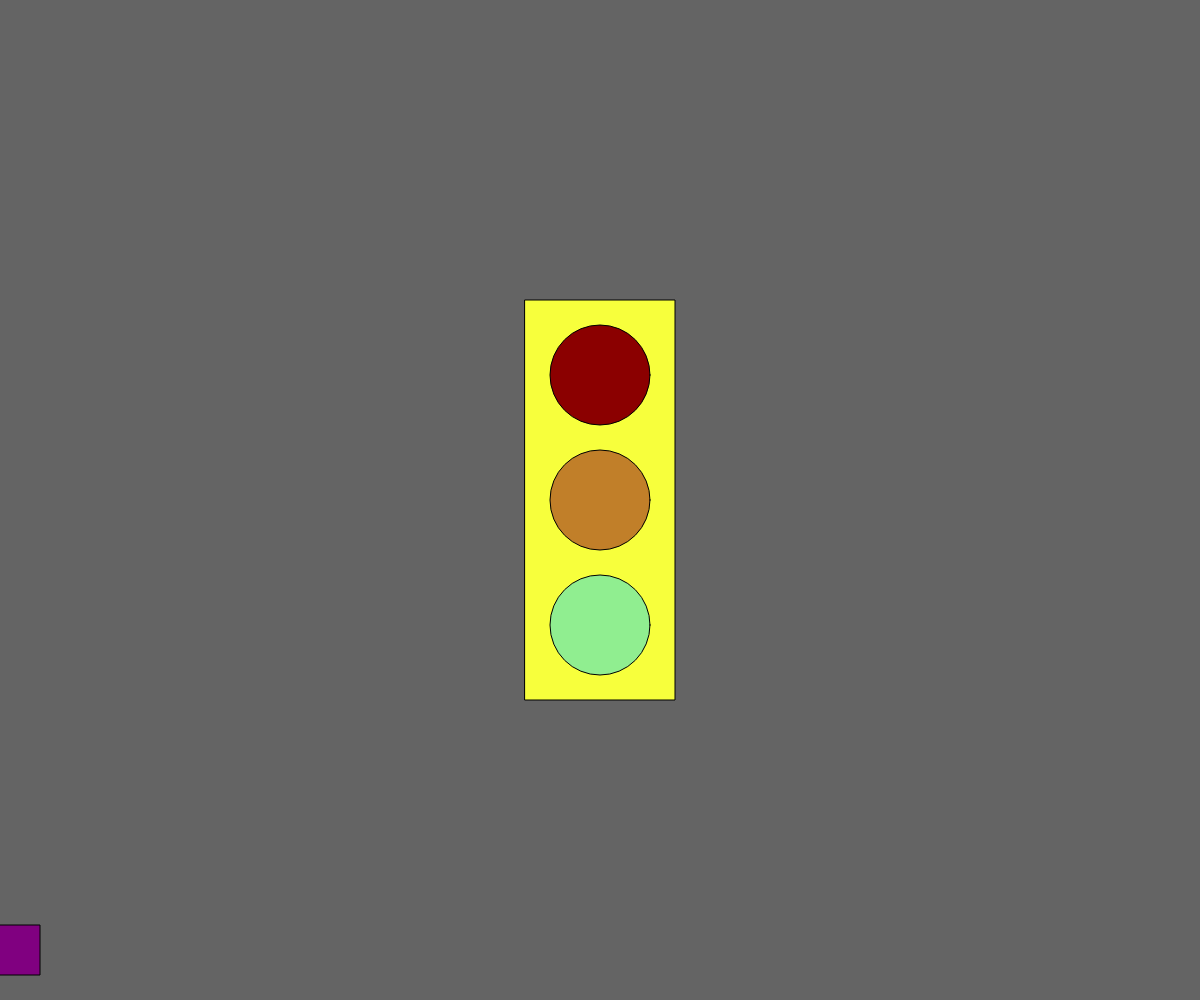
Frame 1 (no input)
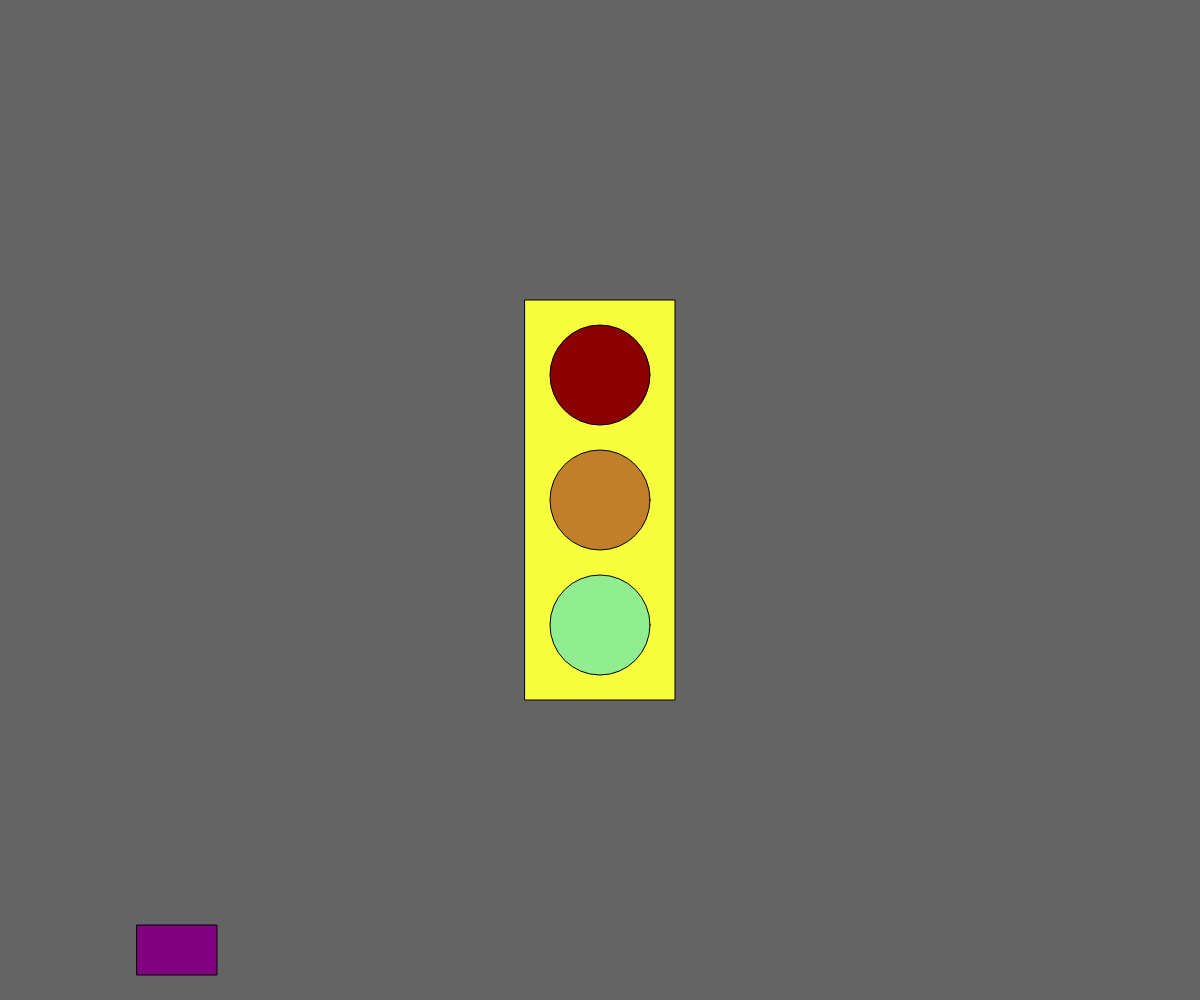
Frame 60 (no input)
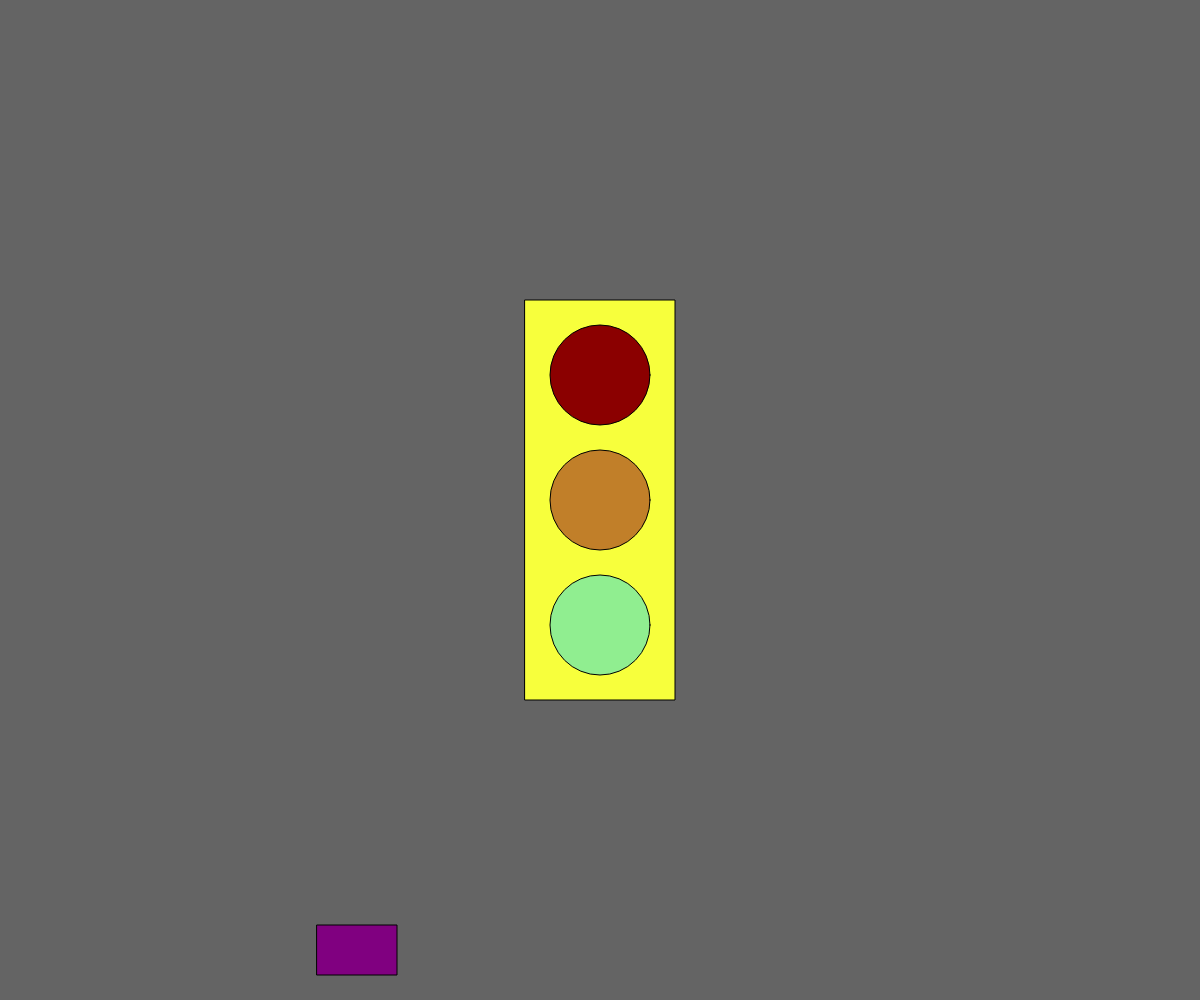
Frame 120 (the mouse pressed at the canvas centre since frame 60)

The p5.js sketch that drew these frames (run headless with seeded random() and noise() and a simulated clock; from frame 60 on, the mouse is pressed at the canvas centre):

// p5.js sketch
// ── sketch.js
var myState = 0;
var timer = 200;
var x = 0;
var vel = 3;

function setup() {
  createCanvas(windowWidth, windowHeight);
  rectMode(CENTER);
}

function draw() {
  background(100);
  fill('#f7ff3c');
  rect(width / 2, height / 2, 150, 400);

  switch (myState) {
    case 0: //green state
      fill('#8b0000');
      ellipse(width / 2, height / 2 - 125, 100, 100); //top circle
      fill('#c17f29');
      ellipse(width / 2, height / 2, 100, 100); // middle circle
      fill('#90ee90');
      ellipse(width / 2, height / 2 + 125, 100, 100); //bottom circle

      vel = 3;

      doTimer(1, 100);
      break;

    case 1: //yellow state
      fill('#8b0000');
      ellipse(width / 2, height / 2 - 125, 100, 100); //top circle
      fill('#fffcbb');
      ellipse(width / 2, height / 2, 100, 100); // middle circle
      fill('#003b00');
      ellipse(width / 2, height / 2 + 125, 100, 100); //bottom circle

      vel = 1;

      doTimer(2, 200);
      break;

    case 2: //red state
      fill('#ff7f7f');
      ellipse(width / 2, height / 2 - 125, 100, 100); //top circle
      fill('#c17f29');
      ellipse(width / 2, height / 2, 100, 100); // middle circle
      fill('#003b00');
      ellipse(width / 2, height / 2 + 125, 100, 100); //bottom circle

      vel = 0;

      doTimer(0 , 50);
      break;
  }

  // animated car
  fill('purple');
  rect(x, height - 50, 80, 50);
  x = x + vel;
  if (x >= width) {
    x = 0;
  }

}

function doTimer(whichState, variableTimer) {
  timer--;
  if (timer <= 0) {
    timer = variableTimer;
    myState = whichState;
  }
}
